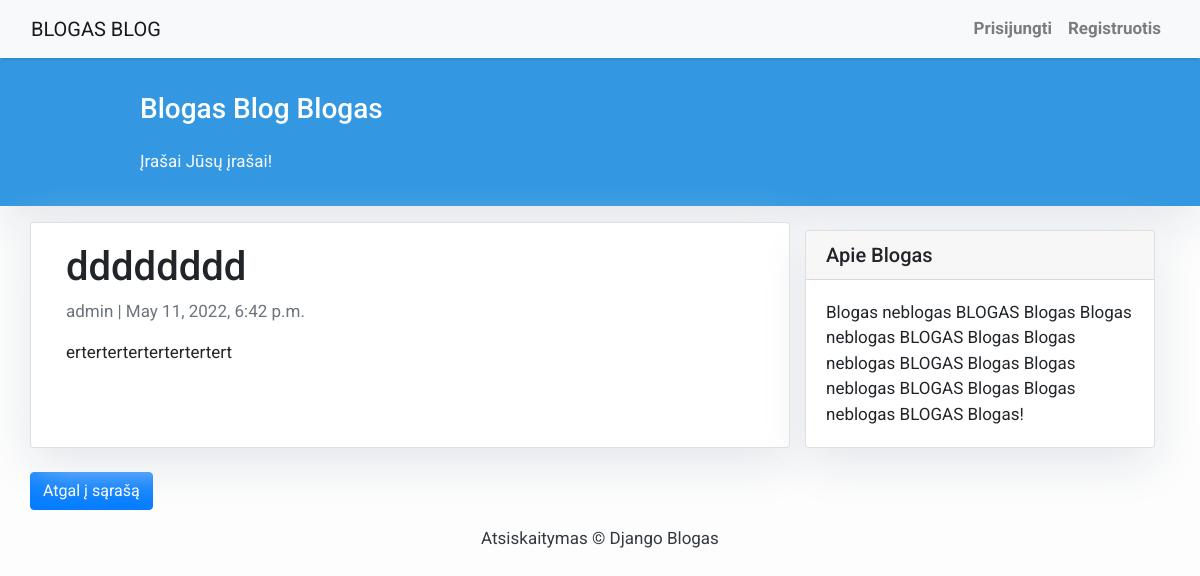
/gggggggggggg/, run on the app's committed database.
### blog/models.py (models this page shows, shortened)
class Post(models.Model):
    title = models.CharField(max_length=200, unique=True)
    slug = models.SlugField(max_length=200, unique=True)
    author = models.ForeignKey(User, on_delete=models.CASCADE, related_name='blog_posts')
    updated_on = models.DateTimeField(auto_now=True)
    content = models.TextField()
    created_on = models.DateTimeField(auto_now_add=True)
    status = models.IntegerField(choices=STATUS, default=0)
    class Meta:
        ordering = ['-created_on']

### blog/views.py (the view)
# urls.py: path('<slug:slug>/', views.PostDetail.as_view(), name='post_detail'),
class PostDetail(generic.DetailView):
    model = Post
    template_name = 'post_detail.html'

### templates/post_detail.html (shortened to what this page needs)
{% extends 'base.html' %} {% block content %}
<header class="masthead">
    <div class="container">
        <div class="row">
            <div class=" col-md-8 col-md-10 mx-auto">
                <div class="site-heading">
                    <h3 class=" site-heading my-4 mt-3 text-white"> Blogas Blog Blogas</h3>
                    <p class="text-light">Įrašai Jūsų įrašai! &nbsp
                    </p>
                </div>
            </div>
        </div>
    </div>
</header>
<div class="container">
  <div class="row">
    <div class="col-md-8 card mb-4  mt-3 left  top">
      <div class="card-body">
        <h1>{% block title %} {{ object.title }} {% endblock title %}</h1>
        <p class=" text-muted">{{ post.author }} | {{ post.created_on }}</p>
        <p class="card-text ">{{ object.content | safe }}</p>
      </div>
    </div>
    {% block sidebar %} {% include 'sidebar.html' %} {% endblock sidebar %}
  </div>
</div>
<div class="container">
    <div class="row">
        <a href="{% url 'home'  %}" class="btn btn-primary">Atgal į sąrašą</a>
    </div>
</div>
{% endblock content %}

### templates/base.html (style rules this page uses)
body { font-family: "Roboto", sans-serif; font-size: 17px; background-color: #fdfdfd; }
.masthead { background: #3398E1; height: auto; padding-bottom: 15px; box-shadow: 0 16px 48px #E3E7EB; padding-top: 10px; }

### templates/sidebar.html (style rules this page uses)
.card { box-shadow: 0 16px 48px #E3E7EB; }

### data on the page
Post: title "dddddddd", author "admin", created_on "May 11, 2022, 6:42 p.m.", content "ertertertertertertertert"
